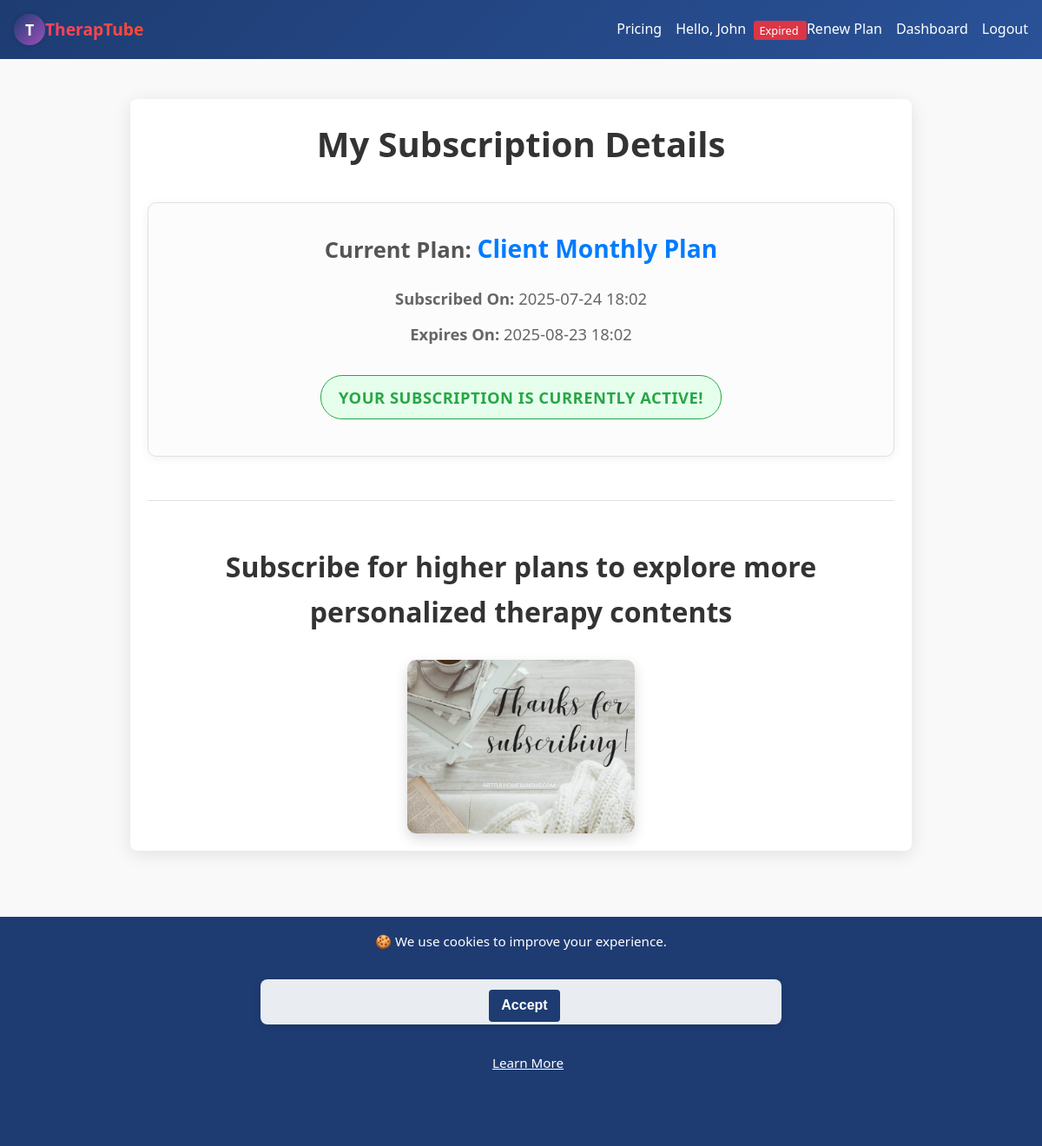
The page /my_subscription (signed in) on the database its author committed.
### app.py (models this page shows, shortened)
class User(db.Model, UserMixin):
    id = db.Column(db.Integer, primary_key=True)
    username = db.Column(db.String(80), unique=True, nullable=False)
    email    = db.Column(db.String(120), unique=True)
    invite_code_used = db.Column(db.String(36))
    password_hash = db.Column(db.String(128), nullable=False)
    role = db.Column(db.String(32), nullable=False) # 'client', 'therapist', 'admin',
    media_uploaded = db.relationship('Media', backref='uploader', lazy=True)
    watch_history = db.relationship('WatchHistory', backref='user', lazy=True)

class Plan(db.Model):
    id = db.Column(db.Integer, primary_key=True)
    name = db.Column(db.String(100), nullable=False, unique=True)
    amount_pesewas = db.Column(db.Integer, nullable=False)
    interval_days = db.Column(db.Integer, nullable=False, default=30)
    is_active = db.Column(db.Boolean, default=True)
    for_role = db.Column(db.String(20), nullable=False, default='client')
    description = db.Column(db.Text, nullable=True) # THIS MUST BE PRESENT

class Subscription(db.Model):
    id = db.Column(db.Integer, primary_key=True)
    user_id = db.Column(db.Integer, db.ForeignKey('user.id'), nullable=False)
    plan_id = db.Column(db.Integer, db.ForeignKey('plan.id'), nullable=False)
    ref = db.Column(db.String(100), nullable=False, unique=True)
    timestamp = db.Column(db.DateTime, default=datetime.utcnow)
    expires_at = db.Column(db.DateTime)
    status = db.Column(db.String(50), default='active') # 'active', 'cancelled', 'expired', etc.
    user = db.relationship('User', backref=db.backref('subscriptions', lazy=True))
    plan = db.relationship('Plan', backref=db.backref('subscriptions_on_plan', lazy=True))

### app.py (the view)
@app.route('/my_subscription')
@login_required # Only logged-in users can see their subscription details
def my_subscription():
    current_utc_year = datetime.now(timezone.utc).year
    if current_user.role in ['client', 'therapist']:
        latest_subscription = Subscription.query.filter_by(user_id=current_user.id)\
                                            .order_by(Subscription.timestamp.desc())\
                                            .first()
        return render_template('my_subscription.html',
                                subscription=latest_subscription, taxonomy=TAXONOMY, current_year=current_utc_year, datetime=datetime)
    else:
        flash("You are not authorized to view this page.", 'danger')
        if current_user.role == 'admin':
            return redirect(url_for('admin_dashboard'))
        else:
            return redirect(url_for('index'))

### app.py (called while the page is built)
@app.context_processor
def inject_global_data():
    has_sub = False
    if current_user.is_authenticated:
        has_sub = has_active_subscription(current_user)
    return {
        'app_version': APP_VERSION,  # Assuming APP_VERSION is defined globally or from config
        'utc_now': datetime.now(timezone.utc),
        'has_active_subscription': has_active_subscription, # Make the function itself available
        'current_user': current_user, # Flask-Login usually injects this, but explicit is fine
        'user_has_active_subscription': has_sub # A boolean flag for simpler checks in templates
    }

@login_manager.user_loader
def load_user(user_id):
    return User.query.get(int(user_id))

def has_active_subscription(user):
    if not user.is_authenticated:
        return False # Unauthenticated users never have an active subscription
    if user.role in ['admin', 'caregiver']:
        return True
    if user.role in ['client', 'therapist']:
        latest_subscription = Subscription.query.join(Plan).filter(
            Subscription.user_id == user.id,
            Subscription.status == 'active', # Ensure status is 'active'
            Plan.for_role == user.role # CRUCIAL: Matches plan's intended role to user's role
        ).order_by(Subscription.expires_at.desc()).first()
        if not latest_subscription:
            return False # No active subscription found for their role
        return latest_subscription.expires_at > datetime.utcnow() # Checks expiry
    return False # Default for any other undefined roles

### templates/my_subscription.html (shortened to what this page needs)
{% extends 'base.html' %}
{% block content %}
<link rel="stylesheet" href="{{ url_for('static', filename='my_subscription.css') }}">
<div class="container my-subscription-page">
    <h1>My Subscription Details</h1>
    {% if subscription %}
    <div class="subscription-details-card">
        <h3>Current Plan: <span class="plan-name">{{ subscription.plan.name }}</span></h3>
        <p><strong>Subscribed On:</strong> {{ subscription.timestamp.strftime('%Y-%m-%d %H:%M') }}</p>
        <p><strong>Expires On:</strong> {{ subscription.expires_at.strftime('%Y-%m-%d %H:%M') }}</p>
        {% if subscription.expires_at < datetime.utcnow() %}
            <p class="status-message expired">Your subscription has expired. Please renew to continue accessing content.</p>
            <a href="{{ url_for('pricing') }}" class="button primary-button">Renew Your Plan</a>
        {% else %}
            <p class="status-message active">Your subscription is currently active!</p>
        {% endif %}
    </div>
    {% else %}
    <div class="no-subscription-card">
        <p>You currently do not have an active subscription.</p>
        <a href="{{ url_for('pricing') }}" class="button primary-button">Browse Plans</a>
    </div>
    {% endif %}
    <hr>
    <div class="fancy-section">
        <h2>Subscribe for higher plans to explore more personalized therapy contents</h2>
        <div class="static-media-gallery">
            <img src="{{ url_for('static', filename='images/subscribe_img1.jpeg') }}" alt="Placeholder Image 1" class="gallery-item">
        </div>
    </div>
</div>
{% endblock %}

### templates/base.html (shortened to what this page needs)
<!doctype html>
<html lang="en">
<head>
    <link rel="stylesheet" href="{{ url_for('static', filename='style.css') }}">
    <link rel="stylesheet" href="https://cdnjs.cloudflare.com/ajax/libs/font-awesome/6.5.0/css/all.min.css">
</head>
<body>
    <nav class="navbar">
        <div class="nav-brand">
            {% if current_user.is_authenticated %}
                {% if current_user.role == 'client' %}
                    <a href="{{ url_for('client_dashboard') }}">
                        <div class="logo-circle animate-spin">
                            <span class="logo-text">T</span>
                        </div>
                        <span class="brand-text">TherapTube</span>
                    </a>
                {% endif %}
            {% endif %}
        </div>
        <div class="nav-links">
            <a href="{{ url_for('pricing') }}">Pricing</a>
            {% if current_user.is_authenticated %}
                <span class="user-greet">Hello, {{ current_user.username }}
                    {% if current_user.role in ['client', 'therapist'] %}
                        {% if has_active_subscription(current_user) %}
                            <a href="{{ url_for('my_subscription') }}" class="sub-status active clickable-badge">
                                Subscribed
                            </a>
                        {% else %}
                            <a href="{{ url_for('my_subscription') }}" class="sub-status expired clickable-badge">
                                Expired
                            </a>
                            <a href="{{ url_for('pricing') }}" class="button subscribe-btn">Renew Plan</a>
                        {% endif %}
                    {% endif %}
                </span>
                {% if current_user.role == 'client' %}
                    <a href="{{ url_for('client_dashboard') }}">Dashboard</a>
                {% endif %}
                <a href="{{ url_for('logout') }}">Logout</a>
            {% else %}
                <a href="{{ url_for('login') }}">Login</a>
                <a href="{{ url_for('register') }}">Register</a>
            {% endif %}
        </div>
    </nav>
    <div class="container">
        {% block content %}{% endblock %}
    </div>
    <footer class="footer sticky-footer">
        <div class="footer-top">
            <span>&copy; {{ current_year }} TherapTube</span>
            <span>Version {{ app_version }}</span>
            <span>Designed by Atom De Legend</span>
            <span>
                <a href="mailto:info@example.com">Contact</a> |
                <a href="{{ url_for('privacy') }}">Privacy</a> |
                <a href="{{ url_for('terms') }}">Terms</a> |
                <a href="{{ url_for('cookies') }}">Cookies</a> |
                <a href="{{ url_for('about') }}">About</a>
            </span>
        </div>
    </footer>
    {% if not request.cookies.get('cookies_accepted') %}
        <div id="cookie-banner" class="cookie-banner">
            🍪 We use cookies to improve your experience.
            <form method="post" action="{{ url_for('accept_cookies') }}" class="cookie-inline-form">
                <button type="submit">Accept</button>
            </form>
            <a href="{{ url_for('cookies') }}">Learn More</a>
        </div>
    {% endif %}
</body>

### static/style.css (style rules this page uses)
:root { --color-primary: #1e3c72; --color-primary-light: #2a5298; --color-accent: #9d50bb; --color-accent-dark: #6e48aa; --color-bg: #f9f9f9; --color-text: #222; --color-white: #fff; --gradient-primary: linear-gradient(135deg, var(--color-primary), var(--color-primary-light)); --gradient-accent: linear-gradient(135deg, var(--color-accent), var(--color-accent-dark)); }
* { margin: 0; padding: 0; box-sizing: border-box; }
body { font-family: 'Segoe UI', sans-serif; background: var(--color-bg); color: var(--color-text); line-height: 1.6; }
a { text-decoration: none; color: var(--color-primary); transition: 0.3s ease; }
.container { max-width: 1200px; margin: auto; padding: 1rem; }
.navbar { background: var(--gradient-primary); padding: 1rem; display: flex; flex-wrap: wrap; align-items: center; justify-content: space-between; position: sticky; top: 0; z-index: 1000; }
.nav-brand { display: flex; align-items: center; gap: 0.5rem; }
.nav-brand a { display: flex; align-items: center; text-decoration: none; color: var(--color-primary); font-size: 1.4rem; font-weight: bold; }
.logo-circle { width: 36px; height: 36px; background: linear-gradient(135deg, var(--color-primary), var(--color-accent)); border-radius: 50%; display: flex; justify-content: center; align-items: center; box-shadow: 0 0 6px rgba(0,0,0,0.15); }
.logo-text { color: #fff; font-weight: bold; font-size: 1.1rem; font-family: 'Segoe UI', sans-serif; }
.animate-spin { animation: slowSpin 6s linear infinite; }
.brand-text { font-weight: bold; font-size: 1.2rem; background: linear-gradient(45deg, #ff416c, #ff4b2b); -webkit-background-clip: text; background-clip: text; -webkit-text-fill-color: transparent; font-family: 'Segoe UI', sans-serif; }
.nav-links { display: flex; flex-wrap: wrap; gap: 1rem; align-items: center; }
.nav-links a, .user-greet { color: var(--color-white); font-weight: 500; }
.footer { background: var(--gradient-accent); color: var(--color-white); text-align: center; padding: 1rem 0; margin-top: 2rem; }
.footer-top span { display: block; margin: 0.3rem 0; }
.footer-top a { color: var(--color-white); font-weight: 500; }
.container { padding-bottom: 120px; }
form { background: var(--color-white); max-width: 600px; margin: 2rem auto; padding: 2rem; border-radius: 12px; box-shadow: 0 4px 12px rgba(0,0,0,0.05); display: flex; flex-direction: column; gap: 1.25rem; }
button[type="submit"] { background: var(--gradient-primary); color: var(--color-white); padding: 0.75rem 1.5rem; border: none; border-radius: 8px; font-weight: bold; font-size: 1rem; cursor: pointer; transition: background 0.3s ease; }
h2 { font-size: 1.4rem; margin-bottom: 1rem; color: #1e3a8a; }
.cookie-banner { position: fixed; bottom: 0; left: 0; width: 100%; height: 20%; background: var(--color-primary); color: #fff; padding: 1rem; text-align: center; z-index: 9999; font-size: 0.95rem; }
.cookie-banner button { margin-left: 0.5rem; margin-top: 0.5rem; background: #fff; color: var(--color-primary); border: none; padding: 0.4rem 0.8rem; border-radius: 4px; cursor: pointer; }
.cookie-banner a { color: #fff; margin-left: 1rem; text-decoration: underline; }
.cookie-inline-form { display: flex; align-items: center; justify-content: center; padding: 0.2rem; background: rgba(255, 255, 255, 0.9); border-radius: 8px; box-shadow: 0 2px 10px rgba(0, 0, 0, 0.1); }
.cookie-inline-form button { background: var(--color-primary); color: #fff; margin-top: 0.5rem; border: none; padding: 0.6rem 0.9rem; border-radius: 4px; cursor: pointer; }

### templates/base.html (style rules this page uses)
.sub-status { font-size: 0.8em; padding: 2px 6px; border-radius: 3px; margin-left: 5px; vertical-align: middle; font-weight: normal; }
.sub-status.expired { background-color: #dc3545; color: white; }

### rows shown on the page
User: username "John"
Plan: plan.name "Client Monthly Plan"
Subscription: timestamp "2025-07-24 18:02", expires_at "2025-08-23 18:02"
